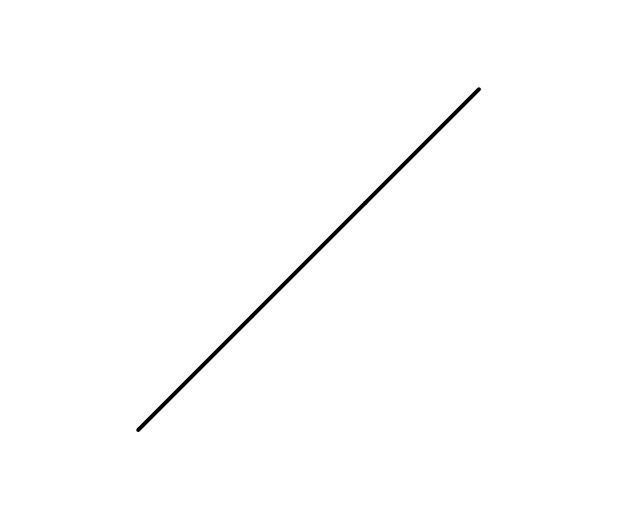
#> input picture Keenan/pics/Line.jpg, 638 x 527 px, given in place of the camera
$ python Hough_webcam.py
#> lines starting #> are read from the running program, lines starting #| are printed output that depends on the picture; after the words box and inside, x2 and y2 are one past the last pixel; in counts of white or black regions, pixels touching at a corner belong together
import numpy as np
import cv2

cap = cv2.VideoCapture(0)

while(True):
    # Capture frame-by-frame
    ret, frame = cap.read()
#> frame is the input picture: shape (527, 638, 3); min 0, max 255, mean 253.5

    # Our operations on the frame come here
    gray = cv2.cvtColor(frame, cv2.COLOR_BGR2GRAY)
    edges = cv2.Canny(gray, 50, 150, apertureSize=3)
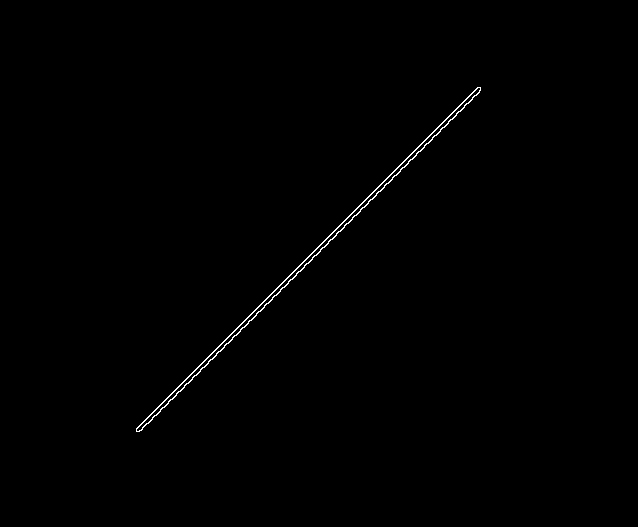
#> edges: shape (527, 638); 0.41% white in thin lines or dots, all inside (x1, y1, x2, y2) = (136, 87, 481, 432)

    #creates an array of line values
    minLineLength = 50
    maxLineGap = 40
    lines = cv2.HoughLines(edges, 1, np.pi / 180, 200)
#> lines = [[400, 0.785], [403, 0.785]]

    if lines is not None:
        for line in lines:
            for rho, theta in line:
                a = np.cos(theta)
                b = np.sin(theta)
                x0 = a * rho
                y0 = b * rho
                x1 = int(x0 + 1000 * (-b))
                y1 = int(y0 + 1000 * (a))
                x2 = int(x0 - 1000 * (-b))
                y2 = int(y0 - 1000 * (a))

                cv2.line(frame, (x1, y1), (x2, y2), (0, 0, 255))
#> this loop made 2 passes
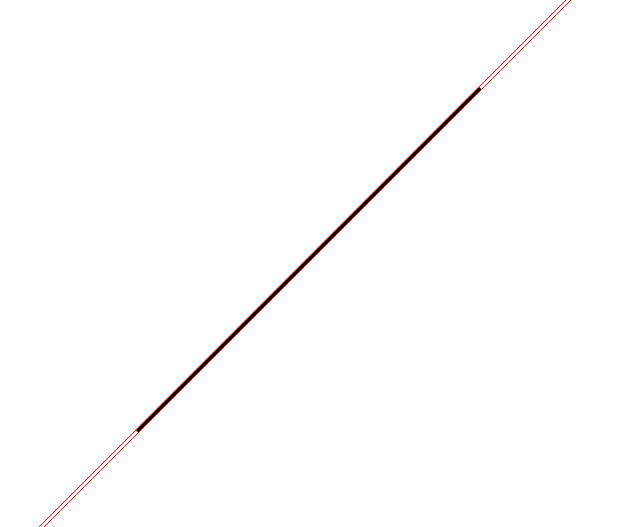
#> frame: shape (527, 638, 3); 0.31% of pixels changed, all inside (x1, y1, x2, y2) = (39, 0, 571, 527)


                # Display the resulting frame
    cv2.imshow('frame',frame)
    if cv2.waitKey(1) & 0xFF == ord('q'):
#> (key q is pressed here)
        break

# When everything done, release the capture
cap.release()
cv2.destroyAllWindows()
